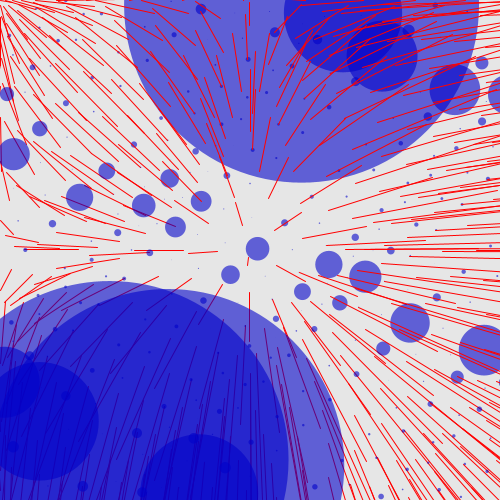
Frame 1 (no input)
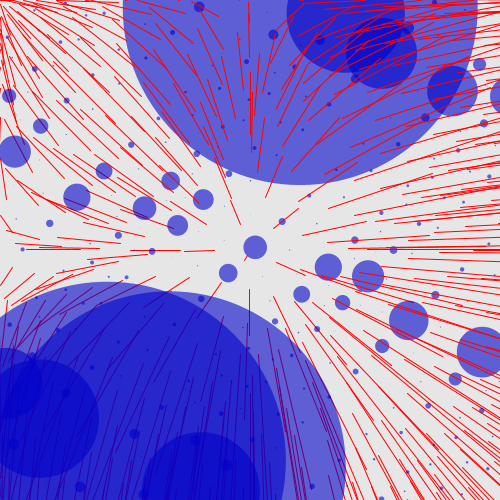
Frame 60 (the mouse pressed at the canvas centre just before this capture)
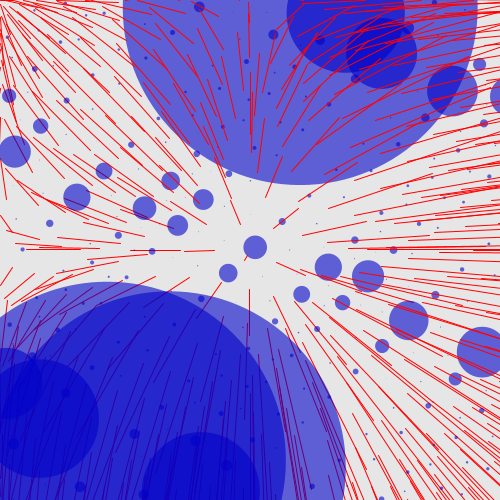
Frame 120 (the mouse held since frame 60 and released just before this capture)

The Processing sketch that drew these frames (run headless with seeded random() and noise(); from frame 60 on, the mouse is pressed at the canvas centre):

// Processing sketch: processing_151655
// ── processing_151655.pde

/*
 * Creative Coding
 * Week 2, 05 - Moving Patterns 1
 * by Indae Hwang and Jon McCormack
 * Copyright (c) 2014 Monash University
 *
 * This sketch builds on the previous sketches, drawing shapes based on the
 * current framerate. The movement of individual shapes combine to create a
 * gestalt field of motion. Use the arrow keys on your keyboard to change the
 * frame rate. 
 * 
 */

// variable used to store the current frame rate value
int frame_rate_value;

void setup() {
  size(500, 500);

  frame_rate_value = 15;
  frameRate(frame_rate_value);
  rectMode(CENTER);
  //background(255);
}


void draw() {

  background(230);

  int num = 20;
  int margin = 0;
  float gutter = 0; //distance between each cell
  float cellsize = ( width - (2 * margin) - gutter * (num - 1) ) / (num - 1);

  int circleNumber = 0; // counter
  for (int i=0; i<num; i++) {
    for (int j=0; j<num; j++) {
      circleNumber = (i * num) + j; // different way to calculate the circle number from w2_04

      float tx = margin + cellsize * i + gutter * i;
      float ty = margin + cellsize * j + gutter * j;

      movingCircle(tx, ty, cellsize, circleNumber);
    }
  }
} //end of draw 


void movingCircle(float x, float y, float size, int circleNum) {

  float finalAngle;
  finalAngle = frameCount + circleNum*PI;

  //the rotating angle for each tempX and tempY postion is affected by frameRate and angle;  
  float tempX = x + (size / 2) * cos(PI / frame_rate_value * finalAngle);
  float tempY = y + (size / 2) * sin(PI / frame_rate_value * finalAngle);

  //noStroke();
  //fill(0);
  //ellipse(tempX, tempY, size/3, size/3);
  //ellipse(tempX, tempY, 1, size*5);
  //stroke(0);
  //noFill();
  //stroke(0);
  noStroke();
  fill(0, 0, 200, 150);
  //line(x, y, tempX, tempY);
  ellipse(tempY, tempX, HALF_PI*(tan(circleNum)), HALF_PI*(tan(circleNum)));
  stroke(255, 0, 0);
  //strokeWeight(1);
  line(tempX, tempY, sq(tempX)/(250), sq(tempY)/(250));
}


/*
 * keyReleased function
 *
 * called automatically by Processing when a keyboard key is released
 */
void keyReleased() {

  // right arrow -- increase frame_rate_value
  if (keyCode == RIGHT && frame_rate_value < 60) {
    frame_rate_value++;
  }

  // left arrow -- decrease frame_rate_value
  if ( keyCode == LEFT && frame_rate_value > 1) {
    frame_rate_value--;
  }

  // set the frameRate and print current value on the screen
  frameRate(frame_rate_value);
  println("Current frame Rate is: " + frame_rate_value);
}
